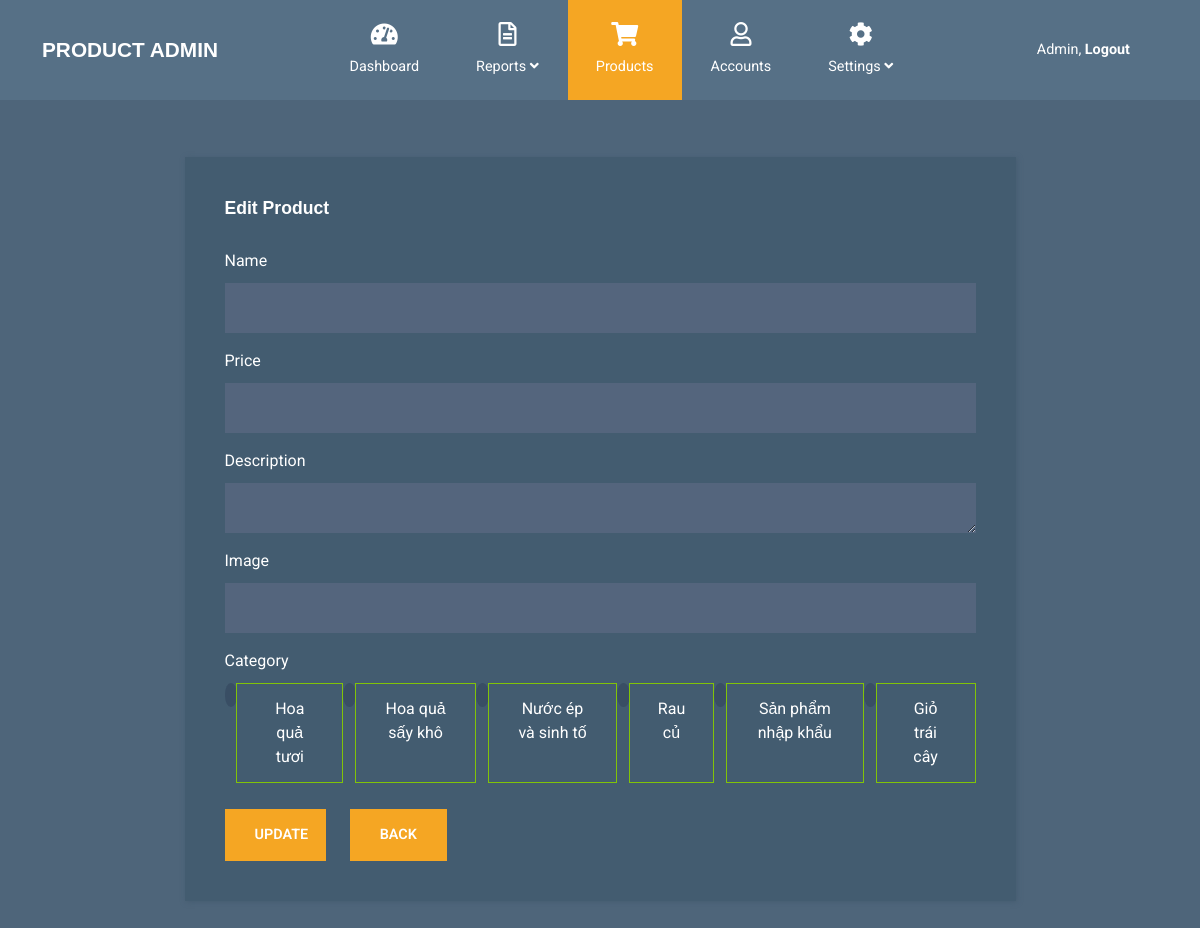
The page /admin/edit.php on the database its author committed.
### tables this page shows
CREATE TABLE IF NOT EXISTS `categories` (
  `id` int NOT NULL AUTO_INCREMENT,
  `name` varchar(255) NOT NULL,
  PRIMARY KEY (`id`)
);

### app/model/Product.php (called while the page is built, shortened)
<?php
class Product extends Database
{
    public function find($id)
    {
        $sql = parent::$connection->prepare("SELECT `products`.*, GROUP_CONCAT(`category_product`.`category_id`) AS 'category_ids'
                                            FROM `products`
                                            LEFT JOIN `category_product`
                                            ON `products`.`id` = `category_product`.`product_id`
                                            WHERE `id`=?
                                            GROUP BY `products`.`id`");
        $sql->bind_param('i', $id);
        return parent::select($sql)[0];
    }
}

### app/model/Database.php (called while the page is built, shortened)
<?php
class Database
{
     public function select($sql)
     {
          $sql->execute();
          $items = $sql->get_result()->fetch_all(MYSQLI_ASSOC);
          return $items;
     }
}

### app/model/Category.php (called while the page is built)
<?php
class Category extends Database
{
    public function all() {
        $sql = parent::$connection->prepare('SELECT * from `categories`');
        return parent::select($sql);
    }
}

### admin/edit.php (the view, shortened to what this page needs)
<?php
require_once '../config/database.php';
$categoryModel = new Category();
$categories = $categoryModel->all();
$id = $_GET['id'];
$productModel = new Product();
$product = $productModel->find($id);
?>
<!DOCTYPE html>
<html lang="en">
<head>
  <link rel="stylesheet" href="../css/fontawesome.min.css" />
  <link rel="stylesheet" href="jquery-ui-datepicker/jquery-ui.min.css" type="text/css" />
  <link rel="stylesheet" href="../css/bootstrap.min.css" />
  <link rel="stylesheet" href="../css/templatemo-style.css">
</head>
<body>
  <nav class="navbar navbar-expand-xl">
    <div class="container h-100">
      <a class="navbar-brand" href="index.php">
        <h1 class="tm-site-title mb-0">Product Admin</h1>
      </a>
      <div class="collapse navbar-collapse" id="navbarSupportedContent">
        <ul class="navbar-nav mx-auto h-100">
          <li class="nav-item">
            <a class="nav-link" href="index.php">
              <i class="fas fa-tachometer-alt"></i> Dashboard
            </a>
          </li>
          <li class="nav-item dropdown">
            <a
              class="nav-link dropdown-toggle"
              href="#"
              id="navbarDropdown"
              role="button"
              data-toggle="dropdown"
              aria-haspopup="true"
              aria-expanded="false">
              <i class="far fa-file-alt"></i>
              <span> Reports <i class="fas fa-angle-down"></i> </span>
            </a>
          </li>
          <li class="nav-item">
            <a class="nav-link active" href="products.php">
              <i class="fas fa-shopping-cart"></i> Products
            </a>
          </li>
          <li class="nav-item">
            <a class="nav-link" href="accounts.html">
              <i class="far fa-user"></i> Accounts
            </a>
          </li>
          <li class="nav-item dropdown">
            <a
              class="nav-link dropdown-toggle"
              href="#"
              id="navbarDropdown"
              role="button"
              data-toggle="dropdown"
              aria-haspopup="true"
              aria-expanded="false">
              <i class="fas fa-cog"></i>
              <span> Settings <i class="fas fa-angle-down"></i> </span>
            </a>
          </li>
        </ul>
        <ul class="navbar-nav">
          <li class="nav-item">
            <a class="nav-link d-block" href="logout.html">
              Admin, <b>Logout</b>
            </a>
          </li>
        </ul>
      </div>
    </div>
  </nav>
  <div class="container tm-mt-big tm-mb-big">
    <div class="row">
      <div class="col-xl-9 col-lg-10 col-md-12 col-sm-12 mx-auto">
        <div class="tm-bg-primary-dark tm-block tm-block-h-auto">
          <div class="row">
            <div class="col-12">
              <h2 class="tm-block-title d-inline-block">Edit Product</h2>
            </div>
          </div>
          <form action="edit.php" method="post" enctype="multipart/form-data" class="tm-edit-product-form">
            <div class="row tm-edit-product-row">
              <div class="col-xl-12 col-lg-12 col-md-12">
                <div class="form-group mb-3">
                  <label for="name">Name</label>
                  <input id="name" name="name" type="text" class="form-control validate" value="<?php echo $product['name'] ?>" required />
                </div>
                <div class="form-group mb-3">
                  <label for="price">Price</label>
                  <input id="price" name="price" type="number" class="form-control validate" value="<?php echo $product['price'] ?>" required />
                </div>
                <div class="form-group mb-3">
                  <label for="description" class="form-label">Description</label>
                  <textarea class="form-control" id="description" name="description"><?php echo $product['description'] ?></textarea>
                </div>
                <div class="form-group mb-3">
                  <label for="image" class="form-label">Image</label>
                  <input type="text" class="form-control" id="image" name="image" value="<?php echo $product['image'] ?>">
                </div>
                <div class="form-group mb-3">
                  <label for="category">Category</label>
                  <div class="btn-group" role="group" aria-label="Basic checkbox toggle button group">
                    <?php
                    foreach ($categories as $category) :
                      $checked = (!empty($product['category_ids']) && in_array($category['id'], explode(',', $product['category_ids']))) ? 'checked' : '';
                    ?>
                      <input type="checkbox" class="btn-check" id="category-<?php echo $category['id'] ?>" autocomplete="off" value="<?php echo $category['id'] ?>" name="category-id[]" <?php echo $checked ?>>
                      <label class="btn btn-outline-primary" for="category-<?php echo $category['id'] ?>"><?php echo $category['name'] ?></label>
                    <?php
                    endforeach;
                    ?>
                  </div>
                </div>
              </div>
              <div class="row">
                <div class="col-2">
                  <button type="submit" class="btn btn-primary btn-block text-uppercase">UPDATE</button>
                </div>
                <div class="col-10">
                  <a href="products.php" class="btn btn-primary btn-block text-uppercase ">BACK</a>
                </div>
              </div>
          </form>
        </div>
      </div>
    </div>
  </div>
</body>
</html>

### css/templatemo-style.css (style rules this page uses)
html { font-size: 16px; overflow-x: hidden; }
body { font-family: Roboto, Helvetica, Arial, sans-serif; background-color: #4e657a; overflow-x: hidden; }
a { transition: all 0.3s ease; }
.navbar-brand { display: flex; align-items: center; }
.tm-site-title { display: inline-block; text-transform: uppercase; font-size: 1.3rem; font-weight: 700; color: #fff; }
.navbar { height: 100px; background-color: #567086; padding: 0; }
.navbar .container { position: relative; }
.tm-mt-big { margin-top: 57px; }
.tm-mb-big { margin-bottom: 60px; }
.tm-block { padding: 40px; -webkit-box-shadow: 1px 1px 5px 0 #455c71; -moz-box-shadow: 1px 1px 5px 0 #455c71; box-shadow: 1px 1px 5px 0 #455c71; min-height: 350px; height: 100%; max-height: 450px; }
.tm-block-h-auto { min-height: 1px; max-height: none; height: auto; }
.tm-block-title { font-size: 1.1rem; font-weight: 700; color: #fff; margin-bottom: 30px; }
.nav-link { color: #fff; height: 100%; display: flex; align-items: center; justify-content: center; flex-direction: column; font-size: 90%; }
.nav-link > i { margin-bottom: 10px; margin-right: 0; font-size: 1.5rem; }
.dropdown-item, .nav-link { padding: 15px 20px; }
.navbar-nav .active > .nav-link, .navbar-nav .nav-link.active { background-color: #f5a623; color: #fff; }
.navbar-nav .nav-link.active i { color: #fff; }
.nav-item { text-align: center; }
.nav-item:last-child { margin-right: 0; }
.dropdown-toggle::after { display: none; }
.form-control { background-color: #54657d; color: #fff; border: 0; }
.form-group label { color: #fff; margin-bottom: 10px; }
.form-control { padding: 19px 18px; border-radius: 0; height: 50px; }
.form-group { margin-bottom: 15px; }
.btn { border-radius: 0; padding: 13px 28px; transition: all 0.2s ease; max-width: 100%; }
.btn-primary { color: #fff; background-color: #f5a623; border: 2px solid #f5a623; font-size: 90%; font-weight: 600; }
.tm-bg-primary-dark { background-color: #435c70; }
input[type="checkbox"] { cursor: pointer; -webkit-appearance: none; appearance: none; background-color: #394e64; background-position: center; border-radius: 50%; box-sizing: border-box; position: relative; box-sizing: content-box; width: 24px; height: 24px; transition: all 0.1s linear; }
@media (min-width: 1200px) { .navbar-expand-xl .navbar-nav .nav-link { padding-left: 28px; padding-right: 28px; } }
@media (min-width: 1200px) { .navbar-collapse { height: 100%; } }
@media (max-width: 1275px) and (min-width: 1200px) { .nav-item { margin-right: 15px; } }
@media (max-width: 1350px) { .nav-item { margin-right: 1px; } }

### rows shown on the page
categories: name "Hoa quả tươi"
categories: name "Hoa quả sấy khô"
categories: name "Nước ép và sinh tố"
categories: name "Rau củ"
categories: name "Sản phẩm nhập khẩu"
categories: name "Giỏ trái cây"
